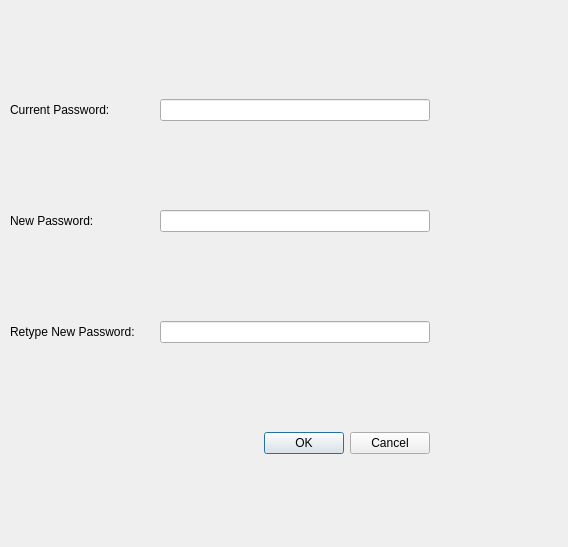
<?xml version="1.0" encoding="UTF-8"?>
<ui version="4.0">
 <class>NewPWDialog</class>
 <widget class="QDialog" name="NewPWDialog">
  <property name="windowModality">
   <enum>Qt::ApplicationModal</enum>
  </property>
  <property name="geometry">
   <rect>
    <x>0</x>
    <y>0</y>
    <width>568</width>
    <height>547</height>
   </rect>
  </property>
  <property name="sizePolicy">
   <sizepolicy hsizetype="MinimumExpanding" vsizetype="MinimumExpanding">
    <horstretch>0</horstretch>
    <verstretch>0</verstretch>
   </sizepolicy>
  </property>
  <property name="windowTitle">
   <string>Open DropOff - Change Password</string>
  </property>
  <property name="modal">
   <bool>true</bool>
  </property>
  <widget class="QWidget" name="verticalLayoutWidget">
   <property name="geometry">
    <rect>
     <x>10</x>
     <y>10</y>
     <width>420</width>
     <height>536</height>
    </rect>
   </property>
   <layout class="QVBoxLayout" name="passwordFieldLayout">
    <property name="spacing">
     <number>0</number>
    </property>
    <item>
     <layout class="QHBoxLayout" name="horizontalLayout_6">
      <property name="spacing">
       <number>0</number>
      </property>
      <property name="topMargin">
       <number>0</number>
      </property>
      <property name="bottomMargin">
       <number>0</number>
      </property>
      <item>
       <widget class="QLabel" name="currPWLabel">
        <property name="minimumSize">
         <size>
          <width>150</width>
          <height>0</height>
         </size>
        </property>
        <property name="text">
         <string>Current Password:</string>
        </property>
       </widget>
      </item>
      <item>
       <widget class="QLineEdit" name="currPWlineEdit"/>
      </item>
     </layout>
    </item>
    <item>
     <layout class="QHBoxLayout" name="horizontalLayout_7">
      <property name="spacing">
       <number>0</number>
      </property>
      <property name="topMargin">
       <number>0</number>
      </property>
      <property name="bottomMargin">
       <number>0</number>
      </property>
      <item>
       <widget class="QLabel" name="newPWLabel1">
        <property name="minimumSize">
         <size>
          <width>150</width>
          <height>0</height>
         </size>
        </property>
        <property name="text">
         <string>New Password:</string>
        </property>
       </widget>
      </item>
      <item>
       <widget class="QLineEdit" name="newPWlineEdit1"/>
      </item>
     </layout>
    </item>
    <item>
     <layout class="QHBoxLayout" name="horizontalLayout_8">
      <property name="spacing">
       <number>0</number>
      </property>
      <property name="topMargin">
       <number>0</number>
      </property>
      <property name="bottomMargin">
       <number>0</number>
      </property>
      <item>
       <widget class="QLabel" name="newPWLabel2">
        <property name="minimumSize">
         <size>
          <width>150</width>
          <height>0</height>
         </size>
        </property>
        <property name="text">
         <string>Retype New Password:</string>
        </property>
       </widget>
      </item>
      <item>
       <widget class="QLineEdit" name="newPWlineEdit2"/>
      </item>
     </layout>
    </item>
    <item>
     <widget class="QDialogButtonBox" name="buttonBox">
      <property name="orientation">
       <enum>Qt::Horizontal</enum>
      </property>
      <property name="standardButtons">
       <set>QDialogButtonBox::Cancel|QDialogButtonBox::Ok</set>
      </property>
     </widget>
    </item>
   </layout>
  </widget>
  <widget class="QLabel" name="errorLabel">
   <property name="geometry">
    <rect>
     <x>30</x>
     <y>180</y>
     <width>331</width>
     <height>31</height>
    </rect>
   </property>
   <property name="text">
    <string/>
   </property>
   <property name="alignment">
    <set>Qt::AlignCenter</set>
   </property>
   <property name="wordWrap">
    <bool>true</bool>
   </property>
  </widget>
 </widget>
 <resources/>
 <connections>
  <connection>
   <sender>buttonBox</sender>
   <signal>accepted()</signal>
   <receiver>NewPWDialog</receiver>
   <slot>accept()</slot>
   <hints>
    <hint type="sourcelabel">
     <x>248</x>
     <y>254</y>
    </hint>
    <hint type="destinationlabel">
     <x>157</x>
     <y>274</y>
    </hint>
   </hints>
  </connection>
  <connection>
   <sender>buttonBox</sender>
   <signal>rejected()</signal>
   <receiver>NewPWDialog</receiver>
   <slot>reject()</slot>
   <hints>
    <hint type="sourcelabel">
     <x>316</x>
     <y>260</y>
    </hint>
    <hint type="destinationlabel">
     <x>286</x>
     <y>274</y>
    </hint>
   </hints>
  </connection>
 </connections>
</ui>
